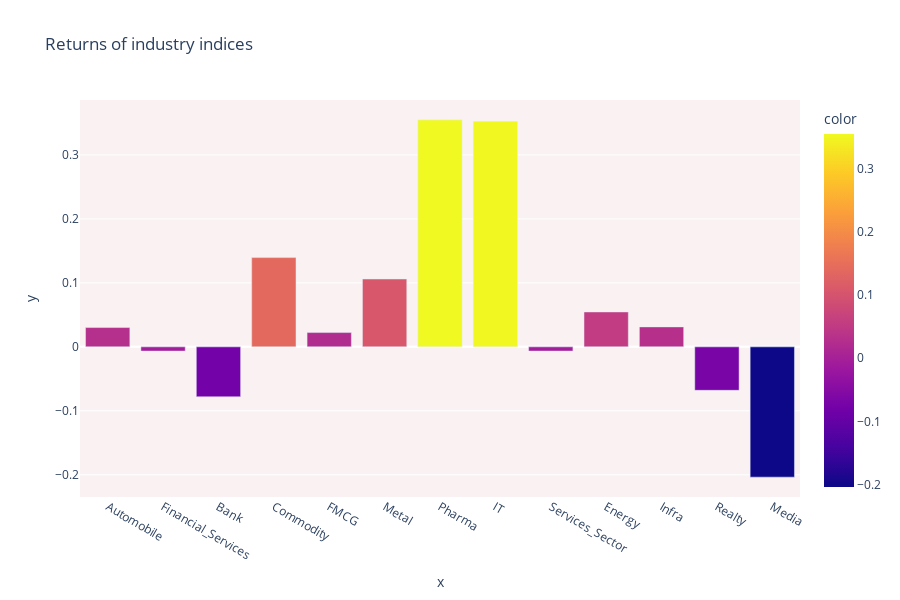

Notebook source saved alongside this figure:
### Code cell
fig = px.bar( x=x_val, y=y_val, color=y_val, orientation='v', height=600,
             title='Returns of industry indices', color_discrete_sequence = px.colors.cyclical.mygbm)

fig.update_layout(plot_bgcolor='rgb(250, 242, 242)')
fig.show()

### Figure 1 — Plotly figure (JSON) as saved in the notebook; plotly's stock layout.template omitted (floating-point values rounded to 4 significant figures)
{"data": [{"textposition": "auto", "hovertemplate": "x=%{x}<br>y=%{y}<br>color=%{marker.color}", "showlegend": false, "legendgroup": "", "name": "", "yaxis": "y", "y": [0.03019, -0.006636, -0.07809, 0.1396, 0.0223, 0.1061, 0.3549, 0.3527, -0.006636, 0.05455, 0.0312, -0.068, -0.2037], "hoverlabel": {"namelength": 0}, "offsetgroup": "", "xaxis": "x", "marker": {"color": [0.03019, -0.006636, -0.07809, 0.1396, 0.0223, 0.1061, 0.3549, 0.3527, -0.006636, 0.05455, 0.0312, -0.068, -0.2037], "coloraxis": "coloraxis"}, "x": ["Automobile", "Financial_Services", "Bank", "Commodity", "FMCG", "Metal", "Pharma", "IT", "Services_Sector", "Energy", "Infra", "Realty", "Media"], "alignmentgroup": "True", "type": "bar", "orientation": "v"}], "layout": {"xaxis": {"domain": [0, 1], "anchor": "y", "title": {"text": "x"}}, "title": {"text": "Returns of industry indices"}, "plot_bgcolor": "rgb(250, 242, 242)", "yaxis": {"domain": [0, 1], "anchor": "x", "title": {"text": "y"}}, "height": 600, "barmode": "relative", "legend": {"tracegroupgap": 0}, "coloraxis": {"colorbar": {"title": {"text": "color"}}, "colorscale": [[0, "#0d0887"], [0.1111, "#46039f"], [0.2222, "#7201a8"], [0.3333, "#9c179e"], [0.4444, "#bd3786"], [0.5556, "#d8576b"], [0.6667, "#ed7953"], [0.7778, "#fb9f3a"], [0.8889, "#fdca26"], [1, "#f0f921"]]}}}
